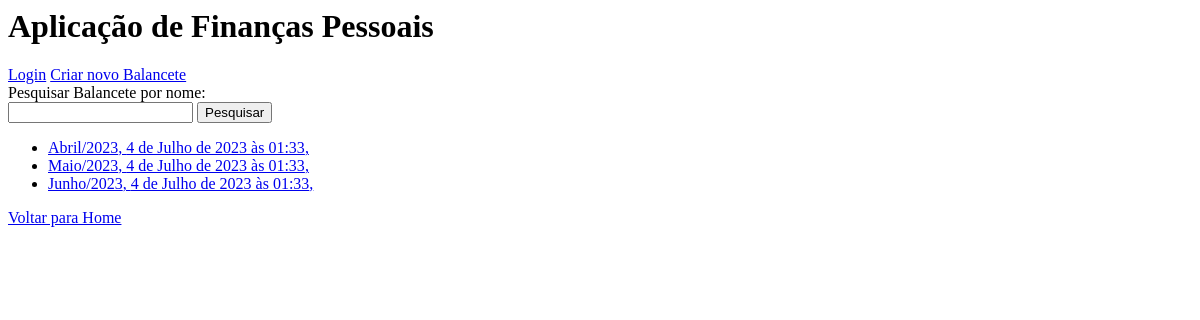
Before: /financas/ with the older database file.
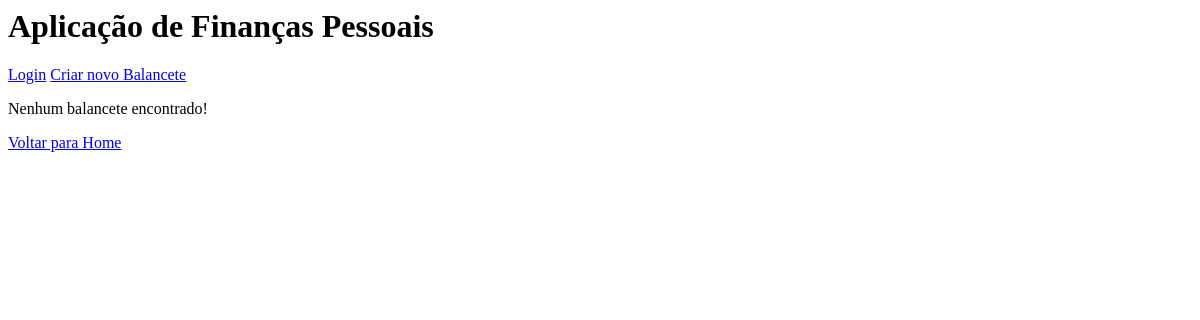
After: the same page with the newer database file.
### financas/models.py (models this page shows, shortened)
class Balancete(models.Model):
    usuario = models.ForeignKey(Usuario, on_delete=models.CASCADE)
    nome = models.CharField(max_length=200)
    data = models.DateTimeField('Data do Balancete')
    class Meta:
        verbose_name_plural = 'Balancetes'

### financas/views.py (the view)
# urls.py: path('', views.IndexView.as_view(), name='index'),
class IndexView(View):
    def get(self, request, *args, **kwargs):
        balancetes = Balancete.objects.all()
        context = {'balancetes': balancetes}
        usuario = request.user
        if usuario.username != '':
            context['usuario'] = usuario
        return render(request, 'financas/index.html', context)

### financas/templates/financas/index.html (shortened to what this page needs)
{% extends 'financas/base.html' %}
{% block conteudo %}
    <a href="{% url 'financas:novo_balancete' %}">Criar novo Balancete</a>
    {% if balancetes %}
        <form action="{% url 'financas:busca' %}" method="post">
            Pesquisar Balancete por nome: <br/>
            <input type="text" name="nome"></input>
            <input type="submit" value="Pesquisar">
        </form>
        <ul>
        {% for balancete in balancetes %}
            <li><a href="{% url 'financas:detalhe' balancete.id %}">{{ balancete.nome }}, {{balancete.data}}, {{balancete.usuario}}</a></li>
        {% endfor %}
        </ul>
    {% else %}
        <p>Nenhum balancete encontrado!</p>
    {% endif %}
{% endblock %}

### financas/templates/financas/base.html
<h1>Aplicação de Finanças Pessoais</h1>
{% if user.username %}
    Bem vinde, {{user.first_name}}!
{% else %}
    <a href="{% url 'financas:login' %}">Login</a>
{% endif %}
{% block conteudo %}{% endblock %}
<a href="{% url 'home:index' %}">Voltar para Home</a>

Changed rows visible on the page:
removed Balancete: nome "Abril/2023", data "4 de Julho de 2023 às 01:33"
removed Balancete: nome "Maio/2023", data "4 de Julho de 2023 às 01:33"
removed Balancete: nome "Junho/2023", data "4 de Julho de 2023 às 01:33"
Other visible differences:
form field value: "Pesquisar" → (not shown)
text no longer shown: "Pesquisar Balancete por nome:"
text now shown: "Nenhum balancete encontrado!"
